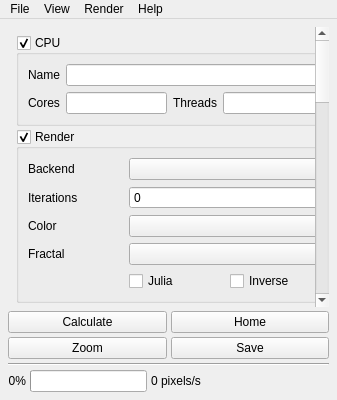
<?xml version="1.0" encoding="UTF-8"?>
<ui version="4.0">
 <class>ControlWindow</class>
 <widget class="QMainWindow" name="ControlWindow">
  <property name="geometry">
   <rect>
    <x>0</x>
    <y>0</y>
    <width>337</width>
    <height>400</height>
   </rect>
  </property>
  <property name="windowTitle">
   <string>Control</string>
  </property>
  <widget class="QWidget" name="centralWidget">
   <layout class="QVBoxLayout" name="outerLayout">
    <property name="spacing">
     <number>4</number>
    </property>
    <property name="leftMargin">
     <number>8</number>
    </property>
    <property name="topMargin">
     <number>8</number>
    </property>
    <property name="rightMargin">
     <number>8</number>
    </property>
    <property name="bottomMargin">
     <number>8</number>
    </property>
    <item>
     <widget class="QScrollArea" name="controlScrollArea">
      <property name="frameShape">
       <enum>QFrame::Shape::NoFrame</enum>
      </property>
      <property name="verticalScrollBarPolicy">
       <enum>Qt::ScrollBarPolicy::ScrollBarAsNeeded</enum>
      </property>
      <property name="horizontalScrollBarPolicy">
       <enum>Qt::ScrollBarPolicy::ScrollBarAlwaysOff</enum>
      </property>
      <property name="widgetResizable">
       <bool>true</bool>
      </property>
      <widget class="QWidget" name="controlScrollContent">
       <property name="geometry">
        <rect>
         <x>0</x>
         <y>0</y>
         <width>311</width>
         <height>1004</height>
        </rect>
       </property>
       <layout class="QVBoxLayout" name="controlLayout">
        <property name="spacing">
         <number>3</number>
        </property>
        <property name="leftMargin">
         <number>8</number>
        </property>
        <property name="topMargin">
         <number>8</number>
        </property>
        <property name="rightMargin">
         <number>8</number>
        </property>
        <property name="bottomMargin">
         <number>8</number>
        </property>
        <item>
         <widget class="CollapsibleGroupBox" name="cpuGroup">
          <property name="title">
           <string>CPU</string>
          </property>
          <property name="checkable">
           <bool>true</bool>
          </property>
          <property name="checked">
           <bool>true</bool>
          </property>
          <layout class="QGridLayout" name="cpuLayout">
           <item row="0" column="0">
            <widget class="QLabel" name="cpuNameLabel">
             <property name="text">
              <string>Name</string>
             </property>
            </widget>
           </item>
           <item row="0" column="1" colspan="5">
            <widget class="QLineEdit" name="cpuNameEdit">
             <property name="readOnly">
              <bool>true</bool>
             </property>
            </widget>
           </item>
           <item row="1" column="0">
            <widget class="QLabel" name="cpuCoresLabel">
             <property name="text">
              <string>Cores</string>
             </property>
            </widget>
           </item>
           <item row="1" column="1">
            <widget class="QLineEdit" name="cpuCoresEdit">
             <property name="readOnly">
              <bool>true</bool>
             </property>
            </widget>
           </item>
           <item row="1" column="2">
            <widget class="QLabel" name="cpuThreadsLabel">
             <property name="text">
              <string>Threads</string>
             </property>
            </widget>
           </item>
           <item row="1" column="3">
            <widget class="QLineEdit" name="cpuThreadsEdit">
             <property name="readOnly">
              <bool>true</bool>
             </property>
            </widget>
           </item>
           <item row="1" column="4" colspan="2">
            <widget class="QCheckBox" name="useThreadsCheckBox">
             <property name="text">
              <string>Use Threads</string>
             </property>
            </widget>
           </item>
          </layout>
         </widget>
        </item>
        <item>
         <widget class="CollapsibleGroupBox" name="renderGroup">
          <property name="title">
           <string>Render</string>
          </property>
          <property name="checkable">
           <bool>true</bool>
          </property>
          <property name="checked">
           <bool>true</bool>
          </property>
          <layout class="QGridLayout" name="renderLayout">
           <item row="0" column="0">
            <widget class="QLabel" name="backendLabel">
             <property name="text">
              <string>Backend</string>
             </property>
            </widget>
           </item>
           <item row="0" column="1" colspan="3">
            <widget class="QComboBox" name="backendCombo"/>
           </item>
           <item row="1" column="0">
            <widget class="QLabel" name="iterationsLabel">
             <property name="text">
              <string>Iterations</string>
             </property>
            </widget>
           </item>
           <item row="1" column="1" colspan="3">
            <widget class="IterationSpinBox" name="iterationsSpin"/>
           </item>
           <item row="2" column="0">
            <widget class="QLabel" name="colorMethodLabel">
             <property name="text">
              <string>Color</string>
             </property>
            </widget>
           </item>
           <item row="2" column="1" colspan="3">
            <widget class="QComboBox" name="colorMethodCombo"/>
           </item>
           <item row="3" column="0">
            <widget class="QLabel" name="fractalLabel">
             <property name="text">
              <string>Fractal</string>
             </property>
            </widget>
           </item>
           <item row="3" column="1" colspan="3">
            <widget class="QComboBox" name="fractalCombo"/>
           </item>
           <item row="4" column="1">
            <widget class="QCheckBox" name="juliaCheck">
             <property name="text">
              <string>Julia</string>
             </property>
            </widget>
           </item>
           <item row="4" column="2">
            <widget class="QCheckBox" name="inverseCheck">
             <property name="text">
              <string>Inverse</string>
             </property>
            </widget>
           </item>
          </layout>
         </widget>
        </item>
        <item>
         <widget class="CollapsibleGroupBox" name="infoGroup">
          <property name="title">
           <string>Info</string>
          </property>
          <property name="checkable">
           <bool>true</bool>
          </property>
          <property name="checked">
           <bool>true</bool>
          </property>
          <layout class="QFormLayout" name="infoLayout">
           <item row="0" column="0">
            <widget class="QLabel" name="realLabel">
             <property name="text">
              <string>Real</string>
             </property>
            </widget>
           </item>
           <item row="0" column="1">
            <widget class="QLineEdit" name="infoRealEdit"/>
           </item>
           <item row="1" column="0">
            <widget class="QLabel" name="imagLabel">
             <property name="text">
              <string>Imag</string>
             </property>
            </widget>
           </item>
           <item row="1" column="1">
            <widget class="QLineEdit" name="infoImagEdit"/>
           </item>
           <item row="2" column="0">
            <widget class="QLabel" name="zoomLabel">
             <property name="text">
              <string>Zoom</string>
             </property>
            </widget>
           </item>
           <item row="2" column="1">
            <widget class="QLineEdit" name="infoZoomEdit"/>
           </item>
           <item row="3" column="0">
            <widget class="QLabel" name="seedRealLabel">
             <property name="text">
              <string>Seed Real</string>
             </property>
            </widget>
           </item>
           <item row="3" column="1">
            <widget class="QLineEdit" name="infoSeedRealEdit"/>
           </item>
           <item row="4" column="0">
            <widget class="QLabel" name="seedImagLabel">
             <property name="text">
              <string>Seed Imag</string>
             </property>
            </widget>
           </item>
           <item row="4" column="1">
            <widget class="QLineEdit" name="infoSeedImagEdit"/>
           </item>
           <item row="5" column="1">
            <layout class="QHBoxLayout" name="pointButtonsLayout">
             <item>
              <widget class="QPushButton" name="savePointButton">
               <property name="text">
                <string>Save View</string>
               </property>
              </widget>
             </item>
             <item>
              <widget class="QPushButton" name="loadPointButton">
               <property name="text">
                <string>Load View</string>
               </property>
              </widget>
             </item>
            </layout>
           </item>
          </layout>
         </widget>
        </item>
        <item>
         <widget class="CollapsibleGroupBox" name="viewportGroup">
          <property name="title">
           <string>Viewport</string>
          </property>
          <property name="checkable">
           <bool>true</bool>
          </property>
          <property name="checked">
           <bool>true</bool>
          </property>
          <layout class="QGridLayout" name="viewportLayout">
           <item row="0" column="0">
            <widget class="QLabel" name="navModeLabel">
             <property name="text">
              <string>Mode</string>
             </property>
            </widget>
           </item>
           <item row="0" column="1" colspan="2">
            <widget class="QComboBox" name="navModeCombo"/>
           </item>
           <item row="1" column="0">
            <widget class="QLabel" name="pickTargetLabel">
             <property name="text">
              <string>Pick</string>
             </property>
            </widget>
           </item>
           <item row="1" column="1" colspan="2">
            <widget class="QComboBox" name="pickTargetCombo"/>
           </item>
           <item row="2" column="0">
            <widget class="QLabel" name="panRateLabel">
             <property name="text">
              <string>Pan Rate</string>
             </property>
            </widget>
           </item>
           <item row="2" column="1">
            <widget class="QSlider" name="panRateSlider">
             <property name="orientation">
              <enum>Qt::Orientation::Horizontal</enum>
             </property>
            </widget>
           </item>
           <item row="2" column="2">
            <widget class="QSpinBox" name="panRateSpin"/>
           </item>
           <item row="3" column="0">
            <widget class="QLabel" name="zoomRateLabel">
             <property name="text">
              <string>Zoom Rate</string>
             </property>
            </widget>
           </item>
           <item row="3" column="1">
            <widget class="QSlider" name="zoomRateSlider">
             <property name="orientation">
              <enum>Qt::Orientation::Horizontal</enum>
             </property>
            </widget>
           </item>
           <item row="3" column="2">
            <widget class="QSpinBox" name="zoomRateSpin"/>
           </item>
           <item row="4" column="0">
            <widget class="QLabel" name="exponentLabel">
             <property name="text">
              <string>Exponent</string>
             </property>
            </widget>
           </item>
           <item row="4" column="1">
            <widget class="QSlider" name="exponentSlider">
             <property name="orientation">
              <enum>Qt::Orientation::Horizontal</enum>
             </property>
            </widget>
           </item>
           <item row="4" column="2">
            <widget class="AdaptiveDoubleSpinBox" name="exponentSpin"/>
           </item>
          </layout>
         </widget>
        </item>
        <item>
         <widget class="CollapsibleGroupBox" name="sineGroup">
          <property name="title">
           <string>Sine Color</string>
          </property>
          <property name="checkable">
           <bool>true</bool>
          </property>
          <property name="checked">
           <bool>false</bool>
          </property>
          <layout class="QGridLayout" name="sineLayout">
           <item row="0" column="0">
            <widget class="QLabel" name="sineNameLabel">
             <property name="text">
              <string>Name</string>
             </property>
            </widget>
           </item>
           <item row="0" column="1" colspan="3">
            <widget class="QComboBox" name="sineCombo"/>
           </item>
           <item row="0" column="5">
            <widget class="QPushButton" name="randomizeSineButton">
             <property name="text">
              <string>Randomize RGB</string>
             </property>
            </widget>
           </item>
           <item row="1" column="0">
            <widget class="QLabel" name="freqRLabel">
             <property name="text">
              <string>R</string>
             </property>
            </widget>
           </item>
           <item row="1" column="1">
            <widget class="AdaptiveDoubleSpinBox" name="freqRSpin"/>
           </item>
           <item row="1" column="2">
            <widget class="QLabel" name="freqGLabel">
             <property name="text">
              <string>G</string>
             </property>
            </widget>
           </item>
           <item row="1" column="3">
            <widget class="AdaptiveDoubleSpinBox" name="freqGSpin"/>
           </item>
           <item row="1" column="5">
            <widget class="QPushButton" name="importSineButton">
             <property name="text">
              <string>Import</string>
             </property>
            </widget>
           </item>
           <item row="2" column="0">
            <widget class="QLabel" name="freqBLabel">
             <property name="text">
              <string>B</string>
             </property>
            </widget>
           </item>
           <item row="2" column="1">
            <widget class="AdaptiveDoubleSpinBox" name="freqBSpin"/>
           </item>
           <item row="2" column="2">
            <widget class="QLabel" name="freqMultLabel">
             <property name="text">
              <string>Mult</string>
             </property>
            </widget>
           </item>
           <item row="2" column="3">
            <widget class="AdaptiveDoubleSpinBox" name="freqMultSpin"/>
           </item>
           <item row="2" column="5">
            <widget class="QPushButton" name="saveSineButton">
             <property name="text">
              <string>Save</string>
             </property>
            </widget>
           </item>
           <item row="3" column="0" colspan="6">
            <widget class="SinePreviewWidget" name="sinePreview" native="true"/>
           </item>
          </layout>
         </widget>
        </item>
        <item>
         <widget class="CollapsibleGroupBox" name="paletteGroup">
          <property name="title">
           <string>Palette</string>
          </property>
          <property name="checkable">
           <bool>true</bool>
          </property>
          <property name="checked">
           <bool>false</bool>
          </property>
          <layout class="QGridLayout" name="paletteLayout">
           <item row="0" column="0">
            <widget class="QLabel" name="paletteNameLabel">
             <property name="text">
              <string>Name</string>
             </property>
            </widget>
           </item>
           <item row="0" column="1" colspan="2">
            <widget class="QComboBox" name="paletteCombo"/>
           </item>
           <item row="0" column="3">
            <widget class="QPushButton" name="paletteLoadButton">
             <property name="text">
              <string>Import</string>
             </property>
            </widget>
           </item>
           <item row="0" column="4">
            <widget class="QPushButton" name="paletteSaveButton">
             <property name="text">
              <string>Save</string>
             </property>
            </widget>
           </item>
           <item row="0" column="5">
            <widget class="QPushButton" name="paletteEditorButton">
             <property name="text">
              <string>Edit</string>
             </property>
            </widget>
           </item>
           <item row="1" column="0">
            <widget class="QLabel" name="paletteLengthLabel">
             <property name="text">
              <string>Length</string>
             </property>
            </widget>
           </item>
           <item row="1" column="1">
            <widget class="AdaptiveDoubleSpinBox" name="paletteLengthSpin"/>
           </item>
           <item row="1" column="2">
            <widget class="QLabel" name="paletteOffsetLabel">
             <property name="text">
              <string>Offset</string>
             </property>
            </widget>
           </item>
           <item row="1" column="3">
            <widget class="AdaptiveDoubleSpinBox" name="paletteOffsetSpin"/>
           </item>
           <item row="2" column="0" colspan="6">
            <widget class="PalettePreviewWidget" name="palettePreviewLabel" native="true"/>
           </item>
          </layout>
         </widget>
        </item>
        <item>
         <widget class="CollapsibleGroupBox" name="lightGroup">
          <property name="title">
           <string>Light</string>
          </property>
          <property name="checkable">
           <bool>true</bool>
          </property>
          <property name="checked">
           <bool>false</bool>
          </property>
          <layout class="QFormLayout" name="lightLayout">
           <item row="0" column="0">
            <widget class="QLabel" name="lightRealLabel">
             <property name="text">
              <string>Real</string>
             </property>
            </widget>
           </item>
           <item row="0" column="1">
            <widget class="QLineEdit" name="lightRealEdit">
             <property name="readOnly">
              <bool>true</bool>
             </property>
            </widget>
           </item>
           <item row="1" column="0">
            <widget class="QLabel" name="lightImagLabel">
             <property name="text">
              <string>Imag</string>
             </property>
            </widget>
           </item>
           <item row="1" column="1">
            <widget class="QLineEdit" name="lightImagEdit">
             <property name="readOnly">
              <bool>true</bool>
             </property>
            </widget>
           </item>
           <item row="2" column="0">
            <widget class="QLabel" name="lightColorLabel">
             <property name="text">
              <string>Color</string>
             </property>
            </widget>
           </item>
           <item row="2" column="1">
            <widget class="QPushButton" name="lightColorButton"/>
           </item>
          </layout>
         </widget>
        </item>
        <item>
         <widget class="CollapsibleGroupBox" name="imageGroup">
          <property name="title">
           <string>Image</string>
          </property>
          <property name="checkable">
           <bool>true</bool>
          </property>
          <property name="checked">
           <bool>true</bool>
          </property>
          <layout class="QGridLayout" name="imageLayout">
           <item row="0" column="0">
            <widget class="QLabel" name="outputWidthLabel">
             <property name="text">
              <string>W</string>
             </property>
            </widget>
           </item>
           <item row="0" column="1">
            <widget class="QSpinBox" name="outputWidthSpin"/>
           </item>
           <item row="0" column="2">
            <widget class="QLabel" name="outputTimesLabel">
             <property name="text">
              <string>x</string>
             </property>
             <property name="alignment">
              <set>Qt::AlignmentFlag::AlignCenter</set>
             </property>
            </widget>
           </item>
           <item row="0" column="3">
            <widget class="QLabel" name="outputHeightLabel">
             <property name="text">
              <string>H</string>
             </property>
            </widget>
           </item>
           <item row="0" column="4">
            <widget class="QSpinBox" name="outputHeightSpin"/>
           </item>
           <item row="0" column="5">
            <widget class="QPushButton" name="resizeButton">
             <property name="text">
              <string>Resize</string>
             </property>
            </widget>
           </item>
           <item row="1" column="0">
            <widget class="QLabel" name="aaLabel">
             <property name="text">
              <string>AA</string>
             </property>
            </widget>
           </item>
           <item row="1" column="1" colspan="2">
            <widget class="QSpinBox" name="aaSpin"/>
           </item>
           <item row="1" column="3" colspan="3" alignment="Qt::AlignmentFlag::AlignHCenter">
            <widget class="QCheckBox" name="preserveRatioCheck">
             <property name="text">
              <string>Keep Aspect Ratio</string>
             </property>
            </widget>
           </item>
           <item row="2" column="0" colspan="7">
            <widget class="QLabel" name="imageMemoryLabel">
             <property name="text">
              <string>Render: -  Output: -</string>
             </property>
            </widget>
           </item>
          </layout>
         </widget>
        </item>
        <item>
         <spacer name="controlSpacer">
          <property name="orientation">
           <enum>Qt::Orientation::Vertical</enum>
          </property>
          <property name="sizeHint" stdset="0">
           <size>
            <width>20</width>
            <height>0</height>
           </size>
          </property>
         </spacer>
        </item>
       </layout>
      </widget>
     </widget>
    </item>
    <item>
     <layout class="QGridLayout" name="buttonLayout">
      <property name="leftMargin">
       <number>0</number>
      </property>
      <property name="topMargin">
       <number>0</number>
      </property>
      <property name="rightMargin">
       <number>0</number>
      </property>
      <property name="bottomMargin">
       <number>0</number>
      </property>
      <item row="0" column="0">
       <widget class="QPushButton" name="calculateButton">
        <property name="text">
         <string>Calculate</string>
        </property>
       </widget>
      </item>
      <item row="0" column="1">
       <widget class="QPushButton" name="homeButton">
        <property name="text">
         <string>Home</string>
        </property>
       </widget>
      </item>
      <item row="1" column="0">
       <widget class="QPushButton" name="zoomButton">
        <property name="text">
         <string>Zoom</string>
        </property>
       </widget>
      </item>
      <item row="1" column="1">
       <widget class="QPushButton" name="saveButton">
        <property name="text">
         <string>Save</string>
        </property>
       </widget>
      </item>
     </layout>
    </item>
    <item>
     <widget class="QFrame" name="statusDivider">
      <property name="frameShape">
       <enum>QFrame::Shape::HLine</enum>
      </property>
      <property name="frameShadow">
       <enum>QFrame::Shadow::Sunken</enum>
      </property>
     </widget>
    </item>
    <item>
     <layout class="QHBoxLayout" name="statusLayout">
      <property name="leftMargin">
       <number>0</number>
      </property>
      <property name="topMargin">
       <number>0</number>
      </property>
      <property name="rightMargin">
       <number>0</number>
      </property>
      <property name="bottomMargin">
       <number>0</number>
      </property>
      <item>
       <widget class="QLabel" name="progressLabel">
        <property name="text">
         <string>0%</string>
        </property>
        <property name="alignment">
         <set>Qt::AlignmentFlag::AlignRight|Qt::AlignmentFlag::AlignTrailing|Qt::AlignmentFlag::AlignVCenter</set>
        </property>
       </widget>
      </item>
      <item>
       <widget class="QProgressBar" name="progressBar">
        <property name="value">
         <number>0</number>
        </property>
        <property name="textVisible">
         <bool>false</bool>
        </property>
       </widget>
      </item>
      <item>
       <widget class="QLabel" name="pixelsPerSecondLabel">
        <property name="text">
         <string>0 pixels/s</string>
        </property>
       </widget>
      </item>
      <item>
       <spacer name="statusSpacing">
        <property name="orientation">
         <enum>Qt::Orientation::Horizontal</enum>
        </property>
        <property name="sizeHint" stdset="0">
         <size>
          <width>4</width>
          <height>20</height>
         </size>
        </property>
       </spacer>
      </item>
      <item>
       <widget class="QLabel" name="statusRightLabel">
        <property name="text">
         <string/>
        </property>
        <property name="alignment">
         <set>Qt::AlignmentFlag::AlignRight|Qt::AlignmentFlag::AlignTrailing|Qt::AlignmentFlag::AlignVCenter</set>
        </property>
       </widget>
      </item>
     </layout>
    </item>
   </layout>
  </widget>
  <widget class="QMenuBar" name="menuBar">
   <property name="geometry">
    <rect>
     <x>0</x>
     <y>0</y>
     <width>337</width>
     <height>17</height>
    </rect>
   </property>
   <widget class="QMenu" name="menuFile">
    <property name="title">
     <string>File</string>
    </property>
    <addaction name="actionHome"/>
    <addaction name="actionOpenView"/>
    <addaction name="actionSaveView"/>
    <addaction name="separatorFileView"/>
    <addaction name="actionSaveImage"/>
    <addaction name="actionQuickSave"/>
    <addaction name="separatorFileSave"/>
    <addaction name="actionSettings"/>
    <addaction name="separatorFileExit"/>
    <addaction name="actionExit"/>
   </widget>
   <widget class="QMenu" name="menuView">
    <property name="title">
     <string>View</string>
    </property>
    <addaction name="actionCycleMode"/>
    <addaction name="actionCycleGrid"/>
    <addaction name="actionMinimalUi"/>
    <addaction name="actionFullscreen"/>
   </widget>
   <widget class="QMenu" name="menuRender">
    <property name="title">
     <string>Render</string>
    </property>
    <addaction name="actionCalculate"/>
    <addaction name="actionCancelRender"/>
   </widget>
   <widget class="QMenu" name="menuHelp">
    <property name="title">
     <string>Help</string>
    </property>
    <addaction name="actionHelp"/>
    <addaction name="actionAbout"/>
   </widget>
   <addaction name="menuFile"/>
   <addaction name="menuView"/>
   <addaction name="menuRender"/>
   <addaction name="menuHelp"/>
  </widget>
  <action name="actionHome">
   <property name="text">
    <string>New / Home</string>
   </property>
  </action>
  <action name="actionOpenView">
   <property name="text">
    <string>Open View</string>
   </property>
  </action>
  <action name="actionSaveView">
   <property name="text">
    <string>Save View</string>
   </property>
  </action>
  <action name="separatorFileView">
   <property name="separator" stdset="0">
    <bool>true</bool>
   </property>
  </action>
  <action name="actionSaveImage">
   <property name="text">
    <string>Save Image</string>
   </property>
  </action>
  <action name="actionQuickSave">
   <property name="text">
    <string>Quick Save</string>
   </property>
  </action>
  <action name="separatorFileSave">
   <property name="separator" stdset="0">
    <bool>true</bool>
   </property>
  </action>
  <action name="actionSettings">
   <property name="text">
    <string>Settings</string>
   </property>
  </action>
  <action name="separatorFileExit">
   <property name="separator" stdset="0">
    <bool>true</bool>
   </property>
  </action>
  <action name="actionExit">
   <property name="text">
    <string>Exit</string>
   </property>
  </action>
  <action name="actionCycleMode">
   <property name="text">
    <string>Cycle Navigation Mode</string>
   </property>
  </action>
  <action name="actionCycleGrid">
   <property name="text">
    <string>Cycle Grid</string>
   </property>
  </action>
  <action name="actionMinimalUi">
   <property name="text">
    <string>Toggle Viewport Overlay</string>
   </property>
  </action>
  <action name="actionFullscreen">
   <property name="text">
    <string>Toggle Fullscreen</string>
   </property>
  </action>
  <action name="actionCalculate">
   <property name="text">
    <string>Calculate</string>
   </property>
  </action>
  <action name="actionCancelRender">
   <property name="text">
    <string>Cancel Render</string>
   </property>
  </action>
  <action name="actionHelp">
   <property name="text">
    <string>Help</string>
   </property>
  </action>
  <action name="actionAbout">
   <property name="text">
    <string>About</string>
   </property>
  </action>
 </widget>
 <customwidgets>
  <customwidget>
   <class>CollapsibleGroupBox</class>
   <extends>QGroupBox</extends>
   <header>widgets/CollapsibleGroupBox.h</header>
   <container>1</container>
  </customwidget>
  <customwidget>
   <class>IterationSpinBox</class>
   <extends>QSpinBox</extends>
   <header>widgets/IterationSpinBox.h</header>
  </customwidget>
  <customwidget>
   <class>AdaptiveDoubleSpinBox</class>
   <extends>QDoubleSpinBox</extends>
   <header>widgets/AdaptiveDoubleSpinBox.h</header>
  </customwidget>
  <customwidget>
   <class>SinePreviewWidget</class>
   <extends>QWidget</extends>
   <header>widgets/SinePreviewWidget.h</header>
  </customwidget>
  <customwidget>
   <class>PalettePreviewWidget</class>
   <extends>QWidget</extends>
   <header>widgets/PalettePreviewWidget.h</header>
  </customwidget>
 </customwidgets>
 <resources>
  <include location="../../mandelbrotgui.qrc"/>
 </resources>
 <connections/>
</ui>
